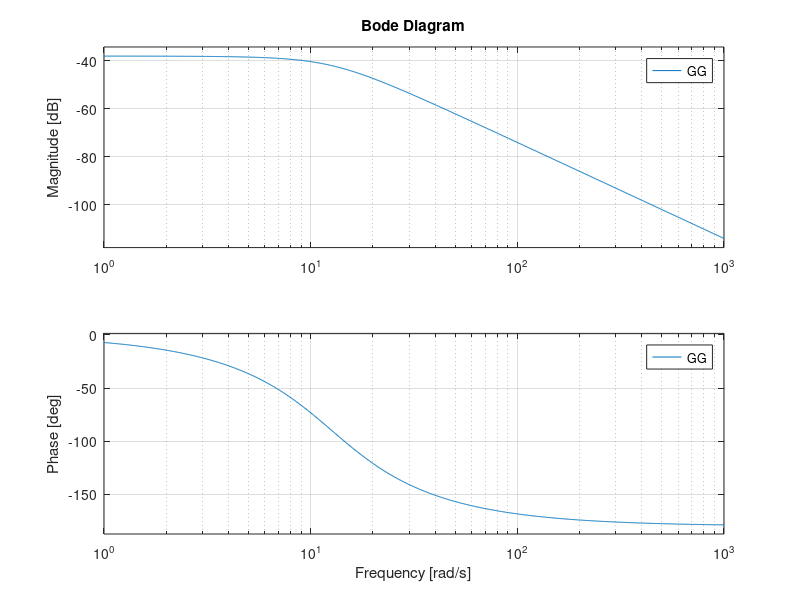

Write MATLAB code to recreate this figure. (Note: this script raises an error after producing the figure.)
% Esempio progetto regolatore per sistema carello
% 
% Controlli Automatici T
% Giuseppe Notarstefano
% Andrea Testa
% 12/2022
%
% SPECIFICHE
% 
% -) Errore a regime in risposta a un gradino w(t) = 2*1(t) e d(t) = 2*1(t) pari a 0.1
%
% -) Attenuazione di almeno 15dB per d(t)
%       con [omega_d_min, omega_d_MAX] = [0,0.1]
%
% -) Attenuazione di almeno 35dB per n(t)
%       con [omega_n_min, omega_n_MAX] = [5*10^4,5*10^5]
%
% -) S% <= 5%
% -) Ta,1 <= 0.08 s
%

clear all; close all; clc


%%Scrivere specifiche

% ampiezze gradini
WW = 2;
DD = 2;

% errore a regime
e_star = 0.1;

% attenuazione disturbo sull'uscita
A_d = 15;
omega_d_MAX = 0.1;

% attenuazione disturbo di misura
A_n = 35;
omega_n_min = 5e4;
omega_n_MAX = 5e5;

% Sovraelongazione massima e tempo d'assestamento all'1%
S_100_spec = 0.05;
T_a1_spec = 0.08;

%% Creazione sistema

% Parametri

mm = 0.5; % [kg] Massa
kk = 80;  % [N/m^2] Coefficiente di attrito dinamico
bb = 10;  % [N/m] Coefficiente di rigidezza della molla
% parametri sistema del secondo ordine
mu_sys = 1/kk;
omegan_sys = sqrt(kk/mm);
xi_sys = bb/(2*sqrt(kk*mm));

% scrivere funzione di trasferimento
s = tf('s');
GG = mu_sys * omegan_sys^2/(s^2 + 2*xi_sys*omegan_sys*s + omegan_sys^2);

%% Diagramma di Bode

figure(1);
bode(GG);
grid on, zoom on;

if 0
    return
end

%% Regolatore statico - proporzionale senza poli nell'origine

%scrivere valore minimo prescritto per L(0)
mu_s = (DD+WW)/e_star;

%scrivere guadagno minimo del regolatore ottenuto come L(0)/G(0)
G_0 = abs(evalfr(GG,0));
RR_s = mu_s / G_0; 

% Sistema esteso
GG_e = RR_s*GG;



%% Diagrammi di Bode di Ge con specifiche

figure(2);
hold on;

%scrivere calcolo specifiche S% => Margine di fase
logsq = (log(S_100_spec))^2;
xi = sqrt(logsq/(pi^2+logsq));
Mf_spec = xi*100
omega_Ta_MAX = 460/(Mf_spec*T_a1_spec); 

% Specifiche su d
omega_d_min = 0.0001; % lower bound per il plot
Bnd_d_x = [omega_d_min; omega_d_MAX; omega_d_MAX; omega_d_min];
Bnd_d_y = [A_d; A_d; -150; -150];
patch(Bnd_d_x, Bnd_d_y,'r','FaceAlpha',0.2,'EdgeAlpha',0);

% Specifiche su n
Bnd_n_x = [omega_n_min; omega_n_MAX; omega_n_MAX; omega_n_min];
Bnd_n_y = [-A_n; -A_n; 100; 100];
patch(Bnd_n_x, Bnd_n_y,'g','FaceAlpha',0.2,'EdgeAlpha',0);

% Specifiche tempo d'assestamento (minima pulsazione di taglio)
omega_Ta_min = 1e-4; % lower bound per il plot
Bnd_Ta_x = [omega_Ta_min; omega_Ta_MAX; omega_Ta_MAX; omega_Ta_min];
Bnd_Ta_y = [0; 0; -150; -150];
patch(Bnd_Ta_x, Bnd_Ta_y,'b','FaceAlpha',0.2,'EdgeAlpha',0);

% Legenda colori
Legend_mag = ["A_d", "A_n", "\omega_{c,min}", "G(j\omega)"];
legend(Legend_mag);

% Plot Bode con margini di stabilità
margin(GG_e);
grid on; zoom on;



% Specifiche sovraelongazione (margine di fase)
omega_c_min = omega_Ta_MAX;
omega_c_MAX = omega_n_min;

phi_spec = Mf_spec - 180;
phi_low = -270; % lower bound per il plot

Bnd_Mf_x = [omega_c_min; omega_c_MAX; omega_c_MAX; omega_c_min];
Bnd_Mf_y = [phi_spec; phi_spec; phi_low; phi_low];
patch(Bnd_Mf_x, Bnd_Mf_y,'g','FaceAlpha',0.2,'EdgeAlpha',0);
hold on;

% Legenda colori
Legend_arg = ["G(j\omega)"; "M_f"];
legend(Legend_arg);

% STOP qui per regolatore statico
if 0
    return;
end

%% Design del regolatore dinamico

Mf_star = Mf_spec+5; 
omega_c_star = 200;

% scrivere formule di inversione
[mag_omega_c_star, arg_omega_c_star, ~] = bode(GG_e, omega_c_star);
mag_omega_c_star_db = 20*log10(mag_omega_c_star);

M_star = 10^(-mag_omega_c_star_db/20);
phi_star = Mf_star - 180 - arg_omega_c_star;

alpha_tau = (cos(phi_star*pi/180) - 1/M_star)/(omega_c_star*sin(phi_star*pi/180));
tau = (M_star - cos(phi_star*pi/180))/(omega_c_star*sin(phi_star*pi/180));
alpha = alpha_tau / tau;


check_flag = min(tau, alpha_tau);
if check_flag < 0
    disp('Errore: polo/zero positivo');
    return;
end


%% Diagrammi di Bode con specifiche includendo regolatore dinamico

R_d = (1 + tau*s)/(1 + alpha_tau*s); % rete anticipatrice
LL = R_d*GG_e; % funzione di anello

figure(3);
hold on;


% Specifiche su ampiezza
patch(Bnd_d_x, Bnd_d_y,'r','FaceAlpha',0.2,'EdgeAlpha',0);
patch(Bnd_n_x, Bnd_n_y,'g','FaceAlpha',0.2,'EdgeAlpha',0);
patch(Bnd_Ta_x, Bnd_Ta_y,'b','FaceAlpha',0.2,'EdgeAlpha',0);
legend(Legend_mag);

% Plot Bode con margini di stabilità
margin(LL);
grid on; zoom on;

% Specifiche su fase
patch(Bnd_Mf_x, Bnd_Mf_y,'g','FaceAlpha',0.2,'EdgeAlpha',0);
hold on;
legend(Legend_arg);




% STOP qui per sistema con controllore dinamico + specifiche
if 0
    return;
end


%% Check prestazioni in anello chiuso

% Funzione di sensitività complementare
FF = LL/(1+LL);

% Risposta al gradino
figure(5);

T_simulation = 0.5;
[y_step,t_step] = step(WW*FF, T_simulation);
plot(t_step,y_step,'b');
grid on, zoom on, hold on;

% vincolo sovraelongazione
patch([0,T_simulation,T_simulation,0],[WW*(1+S_100_spec),WW*(1+S_100_spec),WW+1,WW+1],'r','FaceAlpha',0.3,'EdgeAlpha',0.5);
ylim([0,WW+1]);

% vincolo tempo di assestamento all'1%
LV = abs(evalfr(WW*FF,0)); % valore limite gradino: W*F(0)
patch([T_a1_spec,T_simulation,T_simulation,T_a1_spec],[LV*(1-0.01),LV*(1-0.01),0,0],'g','FaceAlpha',0.1,'EdgeAlpha',0.5);
patch([T_a1_spec,T_simulation,T_simulation,T_a1_spec],[LV*(1+0.01),LV*(1+0.01),LV+1,LV+1],'g','FaceAlpha',0.1,'EdgeAlpha',0.1);

Legend_step = ["Risposta al gradino"; "Vincolo sovraelongazione"; "Vincolo tempo di assestamento"];
legend(Legend_step);

% Diagramma di bode sistema in anello chiuso
figure(6);
bode(FF)
grid on, zoom on

if 0
    return;
end


%% Check disturbo in uscita

% Funzione di sensitività
SS = 1/(1+LL);
figure(7);

% Simulazione disturbo a pulsazione 0.05
omega_d = 0.05;
tt = (0:1e-2:1e3)';
dd = DD*cos(omega_d*tt);
y_d = lsim(SS,dd,tt);
hold on, grid on, zoom on
plot(tt,dd,'m')
plot(tt,y_d,'b')
grid on
legend('dd','y_d')
